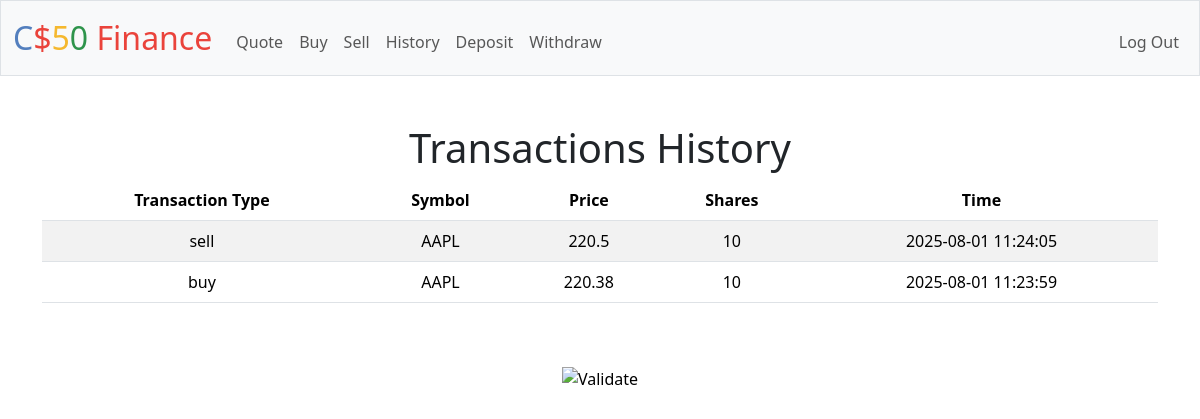
Page /history (signed in) on the committed database.
### tables this page shows
CREATE TABLE 'transactions' ('id ' INTEGER PRIMARY KEY AUTOINCREMENT NOT NULL, 'user_id' INTEGER NOT NULL, 'symbol' TEXT NOT NULL, 'shares' INTEGER NOT NULL, 'price' REAL NOT NULL, 'total' REAL NOT NULL, 'transaction_type' TEXT NOT NULL, 'timestamp' TEXT NOT NULL DEFAULT CURRENT_TIMESTAMP);

### app.py (the view)
@app.route("/history")
@login_required
def history():
    stocks = db.execute("SELECT transaction_type, symbol, price, shares, timestamp FROM transactions WHERE user_id = (?) ORDER BY timestamp DESC", session["user_id"])
    return render_template("history.html", stocks=stocks)

### app.py (called while the page is built)
@app.after_request
def after_request(response):
    response.headers["Cache-Control"] = "no-cache, no-store, must-revalidate"
    response.headers["Expires"] = 0
    response.headers["Pragma"] = "no-cache"
    return response

### helpers.py (called while the page is built)
def login_required(f):
    @wraps(f)
    def decorated_function(*args, **kwargs):
        if session.get("user_id") is None:
            return redirect("/login")
        return f(*args, **kwargs)
    return decorated_function

### templates/history.html (shortened to what this page needs)
{% extends "layout.html" %}
{% block main %}
    <h1>Transactions History</h1>
    <table class="table table-striped">
        <thead>
            <tr>
                <th>Transaction Type</th>
                <th>Symbol</th>
                <th>Price</th>
                <th>Shares</th>
                <th>Time</th>
            </tr>
        </thead>
        <tbody>
            {% for stock in stocks %}
                <tr>
                    <td> {{ stock.transaction_type }} </td>
                    <td> {{ stock.symbol }} </td>
                    <td> {{ stock.price }} </td>
                    <td> {{ stock.shares | abs }} </td>
                    <td> {{ stock.timestamp }} </td>
                </tr>
            {% endfor %}
        </tbody>
    </table>
{% endblock %}

### rows in the picture
transactions: transaction_type "sell", symbol "AAPL", price "220.5", shares|abs "10", timestamp "2025-08-01 11:24:05"
transactions: transaction_type "buy", symbol "AAPL", price "220.38", shares|abs "10", timestamp "2025-08-01 11:23:59"
